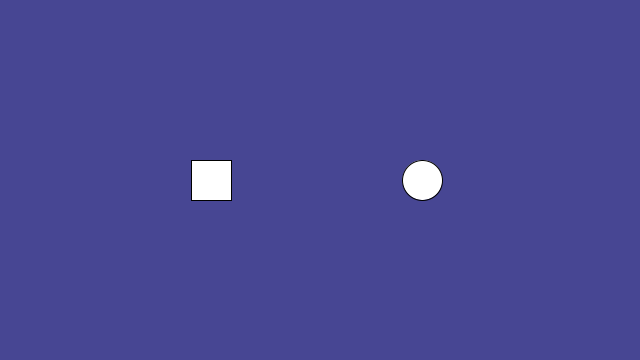
Frame 1 (no input)
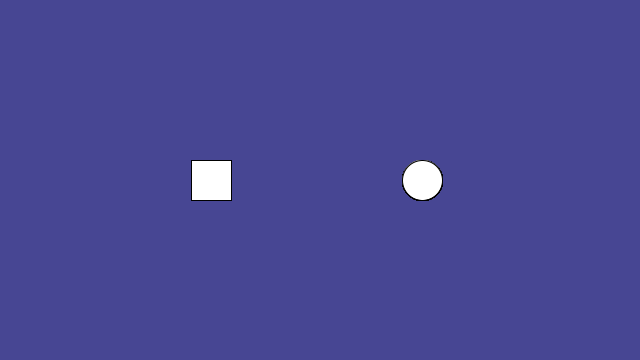
Frame 60 (the mouse pressed at the canvas centre just before this capture)
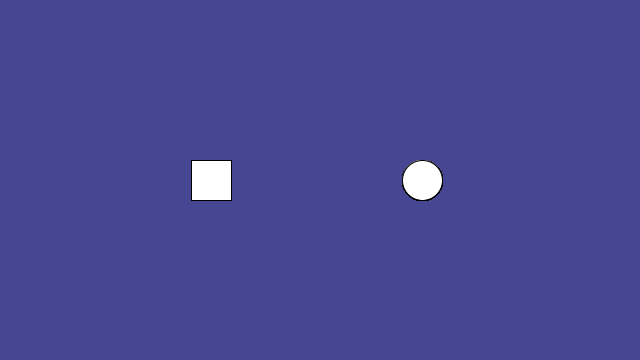
Frame 120 (the mouse held since frame 60 and released just before this capture)

The Processing sketch that drew these frames (run headless with seeded random() and noise(); from frame 60 on, the mouse is pressed at the canvas centre):

// Processing sketch: processing_63709
// ── processing_63709.pde

float rx, ry;    // rectangle x- and y-coordinate
float rd = 40;  // rectangle width

float ex, ey;    // ellipse x- and y-coordinate
float ed = 40;  // ellipse diameter
float radius = ed/2;

void setup() {
  size(640, 360);
  smooth();
  background(71, 70, 147);
  // Set the x- and y-coordinates for the rectangle
  rx = width * 0.33 - rd/2;
  ry = height * 0.5 - rd/2;

  // Set the x- and y-coordinates for the ellipse
  ex = width * 0.66;
  ey = height * 0.5;
}

void draw()
{
  float d = dist(ex, ey, mouseX, mouseY);

  
  if ((mouseX >rx) && (mouseX <rx+rd) && (mouseY > ry) && (mouseY< ry+rd))
  {
    background(71, 70, 147);
    noStroke();
    rect(rx, ry, rd, rd);
    fill(255, 255, 116, 20);
    ellipse(ex, ey, ed, ed);
    ed++;
    
    if (mousePressed == true)
    {
      rd--;
    }
  }

  else if (d < radius)
  {
    background(71, 70, 147);
    fill(136, 232, 226, 20);
    rect(rx,ry,rd,rd);
    noStroke();
    ellipse(ex, ey, ed, ed);
    rd++;
    
    if (mousePressed == true)
    {
      background(71,70,147);
      ed--;
    }
  }

  rect(rx, ry, rd, rd);
  ellipse(ex, ey, ed, ed);
}
